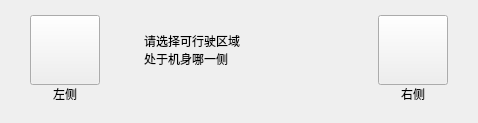
       <widget class="QWidget" name="controlStopSidePage">
        <layout class="QHBoxLayout" name="horizontalLayout_29">
         <property name="spacing">
          <number>44</number>
         </property>
         <property name="leftMargin">
          <number>30</number>
         </property>
         <property name="topMargin">
          <number>15</number>
         </property>
         <property name="rightMargin">
          <number>30</number>
         </property>
         <property name="bottomMargin">
          <number>20</number>
         </property>
         <item>
          <layout class="QVBoxLayout" name="verticalLayout_64">
           <property name="spacing">
            <number>0</number>
           </property>
           <item>
            <widget class="QPushButton" name="leftBtn">
             <property name="minimumSize">
              <size>
               <width>70</width>
               <height>70</height>
              </size>
             </property>
             <property name="maximumSize">
              <size>
               <width>70</width>
               <height>70</height>
              </size>
             </property>
             <property name="text">
              <string/>
             </property>
            </widget>
           </item>
           <item>
            <widget class="QLabel" name="leftBtnLabel">
             <property name="maximumSize">
              <size>
               <width>70</width>
               <height>16777215</height>
              </size>
             </property>
             <property name="text">
              <string>左侧</string>
             </property>
             <property name="alignment">
              <set>Qt::AlignCenter</set>
             </property>
            </widget>
           </item>
          </layout>
         </item>
         <item>
          <layout class="QVBoxLayout" name="verticalLayout_65">
           <property name="spacing">
            <number>0</number>
           </property>
           <item>
            <widget class="QLabel" name="sideChoiceLabel">
             <property name="minimumSize">
              <size>
               <width>190</width>
               <height>70</height>
              </size>
             </property>
             <property name="text">
              <string>请选择可行驶区域
处于机身哪一侧</string>
             </property>
            </widget>
           </item>
           <item>
            <spacer name="verticalSpacer_14">
             <property name="orientation">
              <enum>Qt::Vertical</enum>
             </property>
             <property name="sizeHint" stdset="0">
              <size>
               <width>20</width>
               <height>18</height>
              </size>
             </property>
            </spacer>
           </item>
          </layout>
         </item>
         <item>
          <layout class="QVBoxLayout" name="verticalLayout_63">
           <property name="spacing">
            <number>0</number>
           </property>
           <item>
            <widget class="QPushButton" name="rightBtn">
             <property name="minimumSize">
              <size>
               <width>70</width>
               <height>70</height>
              </size>
             </property>
             <property name="maximumSize">
              <size>
               <width>70</width>
               <height>70</height>
              </size>
             </property>
             <property name="text">
              <string/>
             </property>
            </widget>
           </item>
           <item>
            <widget class="QLabel" name="rightBtnLabel">
             <property name="maximumSize">
              <size>
               <width>70</width>
               <height>16777215</height>
              </size>
             </property>
             <property name="text">
              <string>右侧</string>
             </property>
             <property name="alignment">
              <set>Qt::AlignCenter</set>
             </property>
            </widget>
           </item>
          </layout>
         </item>
        </layout>
       </widget>
